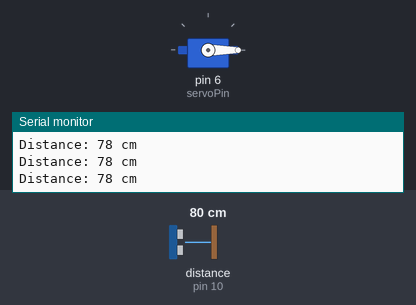
The sketch below on a simulated Arduino Uno, built with avr-gcc and run on an emulated ATmega328P. Shown: servo, the last lines printed to the serial monitor. Wiring (inferred from the names in the program): ultrasonic range finder: trigger pin 9; echo pin 10. Inputs (shaded band) come from the test bench; at power-on: distance to the obstacle (sensor on pin 10) 80 cm. The echo pulse lasts 58.3 µs per cm.

Above: at 1.2 s.
1.3 s: distance to the obstacle (sensor on pin 10) set to 19 cm
2.8 s: distance to the obstacle (sensor on pin 10) set to 14 cm
At 3.8 s:
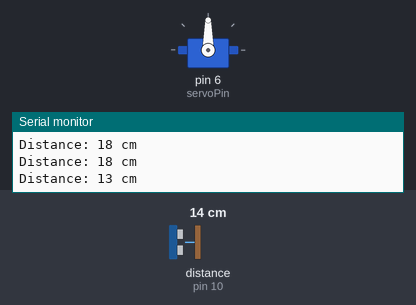
Timing chart, 0 to 9.6 s (numbered marks = the images above; inputs shaded):
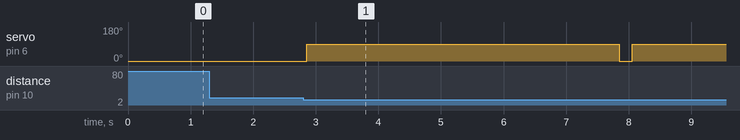

Measured:
- the behaviour switches between 17 and 16 cm on distance to the obstacle (sensor on pin 10) (found by bisection; images 0 and 1)
- after the input at 2.8 s, servo on pin 6 (servoPin): 0° → 90° after 0.05 s, → 0° 5.0 s later, → 90° 0.20 s later

The sketch:

smart_dustbin.ino
```cpp
// Smart Dustbin using Ultrasonic Sensor and Servo Motor
// Arduino UNO Project
#include <Servo.h>   // Servo library
// Pin Definitions
#define trigPin 9
#define echoPin 10
#define servoPin 6
Servo dustbinServo;
long duration;
int distance;
void setup() {
  pinMode(trigPin, OUTPUT);
  pinMode(echoPin, INPUT);
  dustbinServo.attach(servoPin);  // Attach servo
  dustbinServo.write(0);          // Lid closed position
  Serial.begin(9600);
}

void loop() {
  // Send ultrasonic pulse
  digitalWrite(trigPin, LOW);
  delayMicroseconds(2);
  digitalWrite(trigPin, HIGH);
  delayMicroseconds(10);
  digitalWrite(trigPin, LOW);
  // Read echo time
  duration = pulseIn(echoPin, HIGH);
  // Calculate distance in cm
  distance = duration * 0.034 / 2;
  Serial.print("Distance: ");
  Serial.print(distance);
  Serial.println(" cm");
  // If hand detected near dustbin
  if (distance > 0 && distance <= 15) {
    dustbinServo.write(90);   // Open lid
    delay(5000);              // Wait 5 seconds
    dustbinServo.write(0);    // Close lid
  }
  delay(200);
}
```
